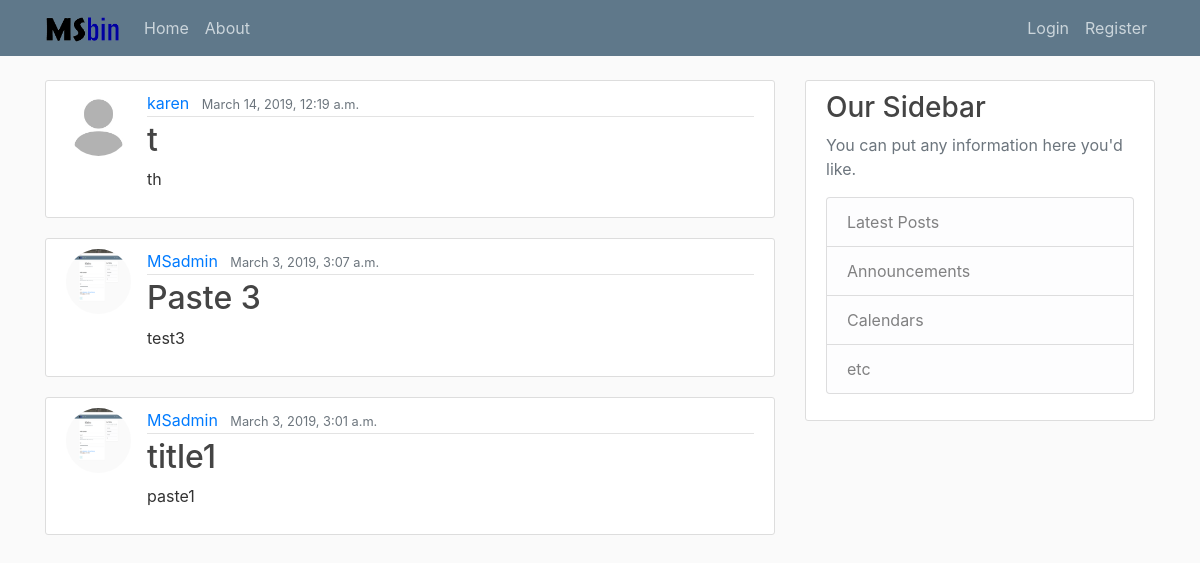
The page / on the database its author committed.
### index/models.py (models this page shows, shortened)
class Paste(models.Model):
    title = models.CharField(max_length=60)
    content = models.TextField(max_length=524288)
    date = models.DateTimeField(default=timezone.now)
    author = models.ForeignKey(User, on_delete=models.CASCADE)

### users/models.py (models this page shows, shortened)
class Profile(models.Model):
    user = models.OneToOneField(User, on_delete=models.CASCADE)
    image = models.ImageField(default='default.jpg', upload_to='profile_pics')

### index/views.py (the view)
# urls.py: path('', PasteListView.as_view(), name='MSbin-home'),
class PasteListView(ListView):
	model = Paste
	template_name = 'index/home.html'
	context_object_name = 'pastes'
	ordering = ['-date']

### index/templates/index/home.html
{% extends "index/base.html" %}
{% block content %}
{% for paste in pastes %}
<article class="media content-section">
  <img class="rounded-circle article-img" src="{{ paste.author.profile.image.url }}" >
  <div class="media-body">
    <div class="article-metadata">
      <a class="mr-2" href="#">{{ paste.author }}</a>
      <small class="text-muted">{{ paste.date }}</small>
    </div>
    <h2><a class="article-title" href="{% url 'paste-detail' paste.id %}">{{ paste.title }}</a></h2>
    <p class="article-content">{{ paste.content }}</p>
  </div>
</article>
{% endfor %}
{% endblock %}

### index/static/index/main.css (style rules this page uses)
body { background: #fafafa; color: #333333; margin-top: 5rem; }
h1, h2, h3, h4, h5, h6 { color: #444444; }
.content-section { background: #ffffff; padding: 10px 20px; border: 1px solid #dddddd; border-radius: 3px; margin-bottom: 20px; }
.article-title { color: #444444; }
.article-content { white-space: pre-line; }
.article-img { height: 65px; width: 65px; margin-right: 16px; }
.article-metadata { padding-bottom: 1px; margin-bottom: 4px; border-bottom: 1px solid #e3e3e3 }

### rows shown on the page
Paste: author.profile.image (placeholder picture), author "karen", date "March 14, 2019, 12:19 a.m.", title "t", content "th"
Paste: author.profile.image (picture), author "MSadmin", date "March 3, 2019, 3:07 a.m.", title "Paste 3", content "test3"
Paste: author.profile.image (picture), author "MSadmin", date "March 3, 2019, 3:01 a.m.", title "title1", content "paste1"
